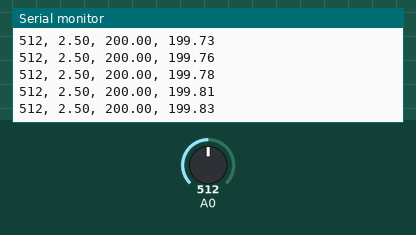
Recording of a sketch running on a simulated Arduino Uno, built with avr-gcc and run on an emulated ATmega328P. Shown: the last lines printed to the serial monitor. The test bench sets the inputs (shaded band); at power-on: A0 = 512.

Above: at 2.7 s.
2.8 s: A0 set to 988
At 2.85 s:
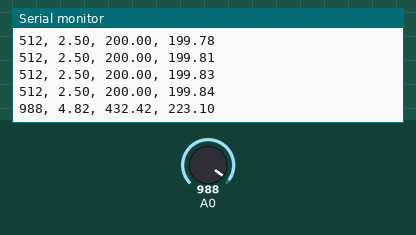
5.8 s: A0 set to 1009
At 5.8 s:
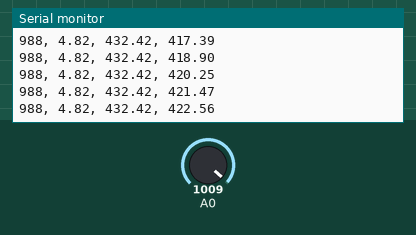
Timing chart, 0 to 8.8 s (numbered marks = the images above; inputs shaded):
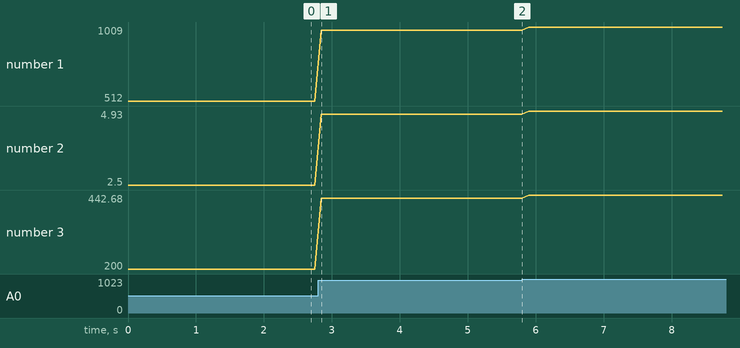

Measured:
- after the input at 2.8 s, the serial monitor: prints a new line after 0.05 s (image 1)
- plotted number 1: 512 → 988 after the input at 2.8 s
- plotted number 2: 2.5 → 4.82 after the input at 2.8 s
- plotted number 3: 200 → 432.42 after the input at 2.8 s

The sketch:

volt2gui.ino
```cpp
float lpf = 20.0;

void setup() {
  Serial.begin(9600);
  lpf = ((((long)analogRead(A0) * 5000.0) / 1024.0) - 500) / 10 - 3;
}

void loop() {
  int sensorValue = analogRead(A0);
  Serial.print(sensorValue);
  Serial.print(", ");

  float mv = (long(sensorValue) * 5000.0) / 1024.0;
  Serial.print(mv / 1000);
  Serial.print(", ");

  float c = (mv - 500) / 10;
  Serial.print(c);
  Serial.print(", ");

  lpf = (c * 0.1) + (lpf * 0.9);
  Serial.println(lpf);

  delay(100);
}
```
